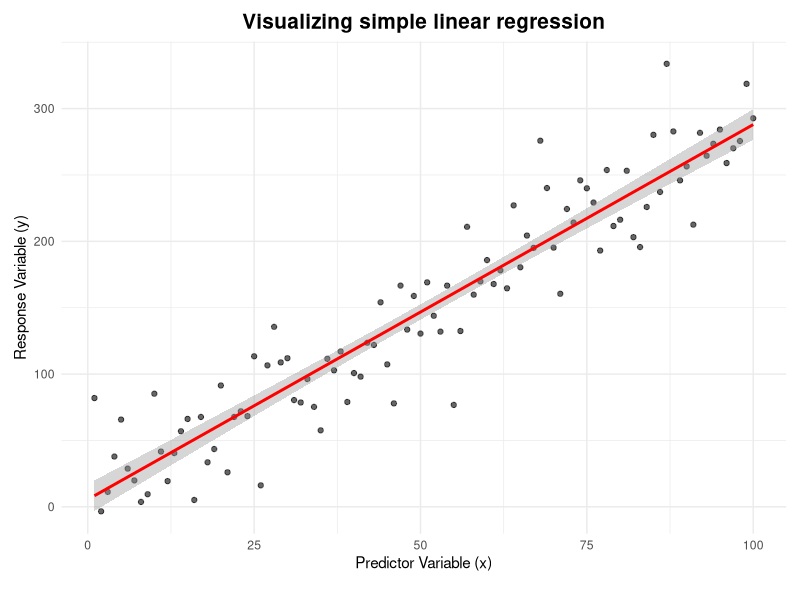
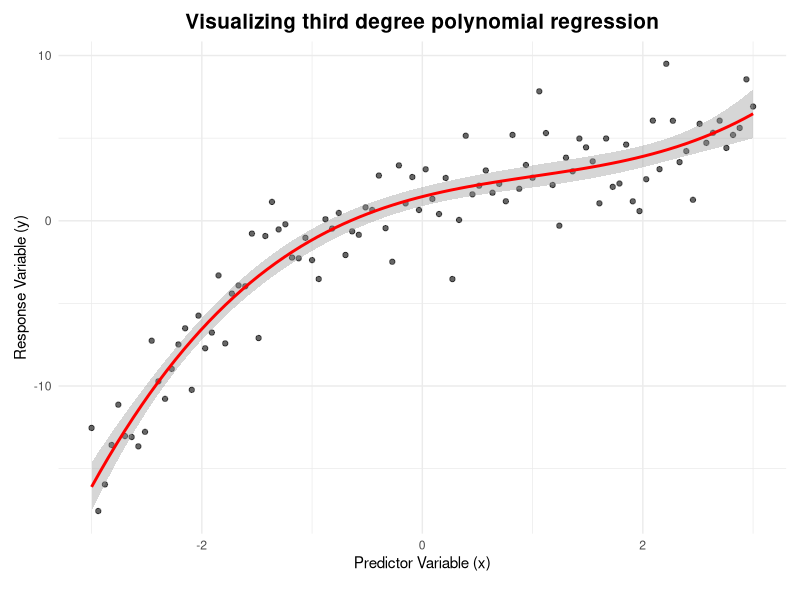
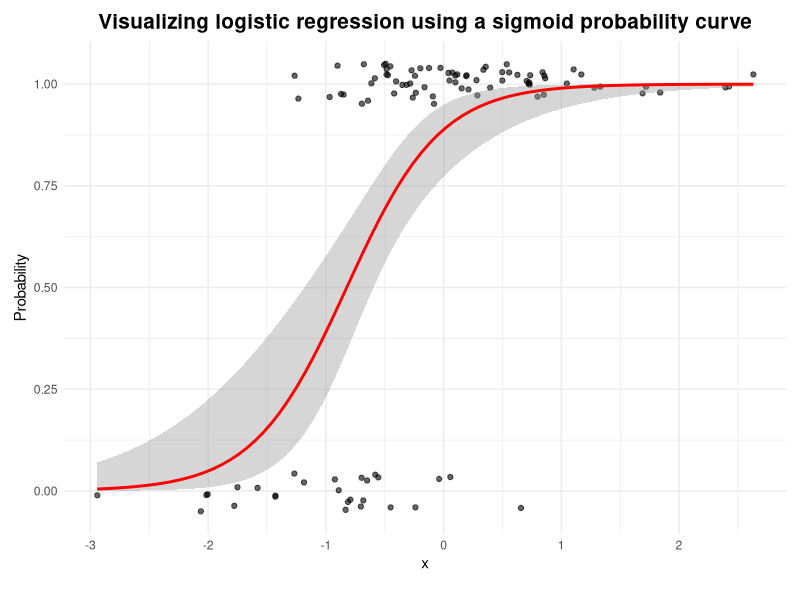
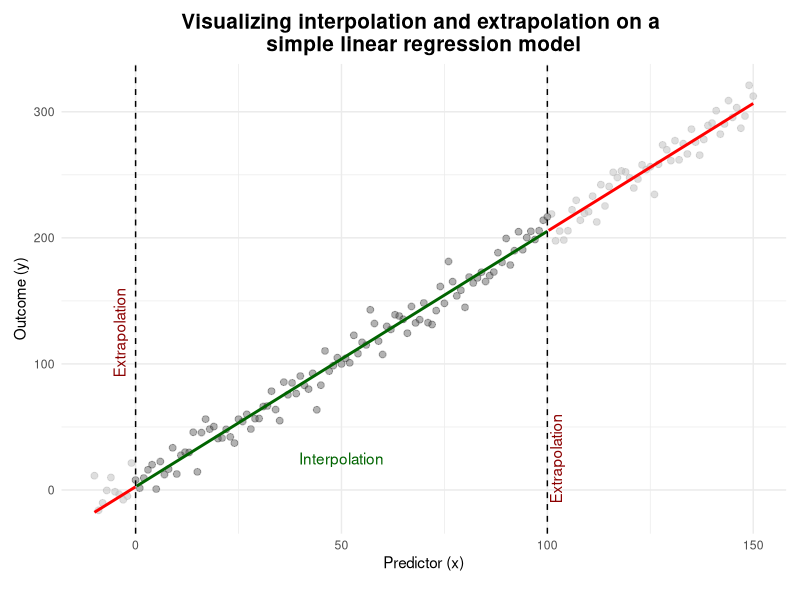
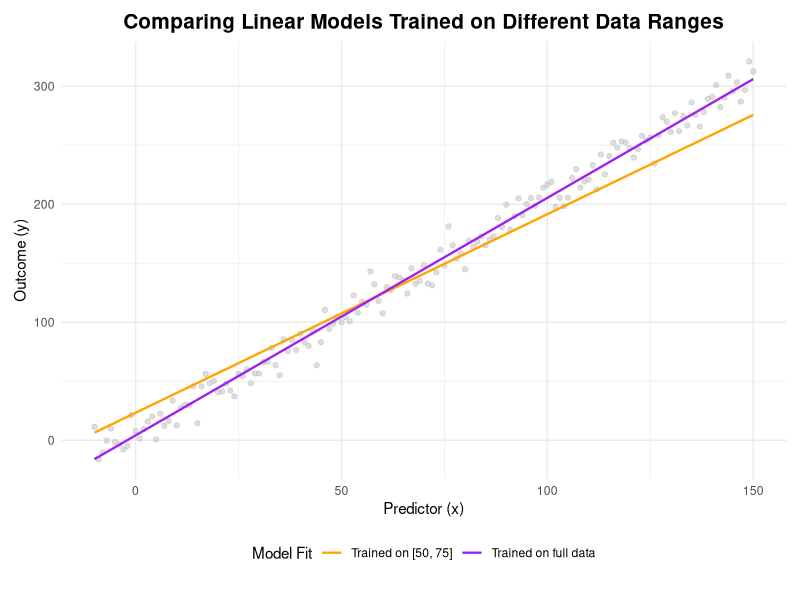
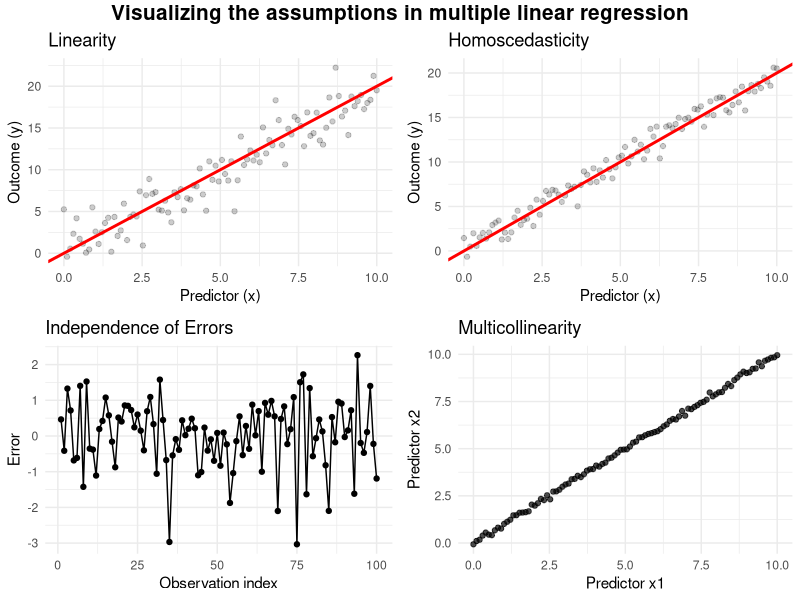

Recreate these plots in R, in order.
## ---- chunk 1
library(ggplot2)
library(grid)
library(gridExtra)

reg_theme <- theme_minimal() +
  theme(
    plot.title = element_text(face='bold', size=15, hjust=0.5),
    plot.margin = margin(10, 10, 20, 10),
    legend.position = "bottom"
  )

set.seed(402)
x <- 1:100
noise <- rnorm(100, mean = 0, sd = 30)
y <- 3 * x + noise
df_linear <- data.frame(x = x, y = y)

ggplot(df_linear, aes(x, y)) +
  geom_point(alpha = 0.6) +
  geom_smooth(method = "lm", se = TRUE, color = "red", formula = y ~ x, fullrange = TRUE) +
  labs(
    title = "Visualizing simple linear regression",
    x = "Predictor Variable (x)",
    y = "Response Variable (y)"
  ) + reg_theme
  
## ---- chunk 2
set.seed(402)
x <- seq(-3, 3, length.out = 100)
y <- 2 + 1.5 * x - 0.8 * x^2 + 0.3 * x^3 + rnorm(100, sd = 2)
df_poly <- data.frame(x = x, y = y)

ggplot(df_poly, aes(x, y)) +
  geom_point(alpha = 0.6) +
  geom_smooth(method = "lm", se = TRUE, formula = y ~ poly(x, 3), color = "red") +
  labs(title = "Visualizing third degree polynomial regression", x = "Predictor Variable (x)", y = "Response Variable (y)") +
  reg_theme
## ---- chunk 3
set.seed(402)
x <- rnorm(100)
prob <- 1 / (1 + exp(-(2 + 3 * x)))
y <- rbinom(100, 1, prob)
df_logistic <- data.frame(x = x, y = y)

ggplot(df_logistic, aes(x, y)) +
  geom_point(alpha = 0.6, position = position_jitter(height = 0.05)) +
  stat_smooth(method = "glm", formula = y ~ x, se = TRUE, 
              method.args = list(family = "binomial"), color = "red") +
  labs(title = "Visualizing logistic regression using a sigmoid probability curve", x = "x", y = "Probability") +
  reg_theme
## ---- chunk 4
image = "https://imgs.xkcd.com/comics/extrapolating.png"
cat(paste0('<img src="', image,  '"><br>')) 
## ---- chunk 5
set.seed(402)
x_full <- -10:150
y_full <- 5 + 2 * x_full + rnorm(length(x_full), sd = 10)
df_full <- data.frame(x = x_full, y = y_full)

df_train <- subset(df_full, x >= 0 & x <= 100)

model_train <- lm(y ~ x, data = df_train)

df_extended <- data.frame(x = seq(-10, 150, length.out = 500))
df_extended$y <- predict(model_train, newdata = df_extended)

df_left <- subset(df_extended, x <= 0)
df_center <- subset(df_extended, x >= 0 & x <= 100)
df_right <- subset(df_extended, x >= 100)

ggplot(df_full, aes(x, y)) +
  geom_point(color = "gray", size = 2, alpha = 0.5) +
  geom_point(data = df_train, aes(x, y), color = "black", size = 2, alpha = 0.2) +
  geom_line(data = df_left, aes(x, y), color = "red", linewidth = 1) +
  geom_line(data = df_center, aes(x, y), color = "darkgreen", linewidth = 1) +
  geom_line(data = df_right, aes(x, y), color = "red", linewidth = 1) +
  geom_vline(xintercept = c(0, 100), linetype = "dashed", color = "black") +
  annotate("text", x = -1, y = 125, label = "Extrapolation", angle = 90, vjust = -0.5, color = "darkred") +
  annotate("text", x = 105, y = 25, label = "Extrapolation", angle = 90, vjust = -0.5, color = "darkred") +
  annotate("text", x = 50, y = 25, label = "Interpolation", color = "darkgreen") +
  labs(
    x = "Predictor (x)",
    y = "Outcome (y)",
    title = "Visualizing interpolation and extrapolation on a \nsimple linear regression model"
  ) +
  reg_theme
## ---- chunk 6
df_train_partial <- subset(df_full, x >= 50 & x <= 75)
model_partial <- lm(y ~ x, data = df_train_partial)

model_full <- lm(y ~ x, data = df_full)

df_preds <- data.frame(x = seq(-10, 150, length.out = 500))
df_preds$y_partial <- predict(model_partial, newdata = df_preds)
df_preds$y_full <- predict(model_full, newdata = df_preds)

df_preds <- rbind(
  data.frame(x = df_preds$x, y = df_preds$y_partial, model = "Trained on [50, 75]"),
  data.frame(x = df_preds$x, y = df_preds$y_full, model = "Trained on full data")
)

ggplot(df_full, aes(x, y)) +
  geom_point(color = "gray", alpha = 0.5) +
  geom_line(data = df_preds, aes(x = x, y = y, color = model), linewidth=0.8) +
  scale_color_manual(values = c("Trained on [50, 75]" = "orange", "Trained on full data" = "purple")) +
  labs(
    x = "Predictor (x)",
    y = "Outcome (y)",
    title = "Comparing Linear Models Trained on Different Data Ranges",
    color = "Model Fit",
  ) +
  reg_theme

## ---- chunk 7
set.seed(402)
x1 <- seq(0, 10, length.out = 100)
y_linear <- 2 * x1 + rnorm(100, mean = 0, sd = 2)
df1 <- data.frame(x = x1, y = y_linear)

p1 <- ggplot(df1, aes(x = x, y = y)) +
  geom_point(alpha = 0.2) +
  geom_abline(slope = 2, intercept = 0, color = "red", linewidth = 1) +
  labs(title = "Linearity", x = "Predictor (x)", y = "Outcome (y)") +
  theme_minimal()

x2 <- seq(0, 10, length.out = 100)
y_homoscedastic <- 2 * x2 + rnorm(100, mean = 0, sd = 1)
df2 <- data.frame(x = x2, y = y_homoscedastic)

p2 <- ggplot(df2, aes(x = x, y = y)) +
  geom_point(alpha = 0.2) +
  geom_abline(slope = 2, intercept = 0, color = "red", linewidth = 1) +
  labs(title = "Homoscedasticity", x = "Predictor (x)", y = "Outcome (y)") +
  theme_minimal()

errors <- rnorm(100)
df3 <- data.frame(index = 1:100, error = errors)

p3 <- ggplot(df3, aes(x = index, y = error)) +
  geom_line() +
  geom_point() +
  labs(title = "Independence of Errors", x = "Observation index", y = "Error") +
  theme_minimal()

x4_1 <- seq(0, 10, length.out = 100)
x4_2 <- x4_1 + rnorm(100, mean = 0, sd = 0.1)
df4 <- data.frame(x1 = x4_1, x2 = x4_2)

p4 <- ggplot(df4, aes(x = x1, y = x2)) +
  geom_point(alpha = 0.7) +
  labs(title = "Multicollinearity", x = "Predictor x1", y = "Predictor x2") +
  theme_minimal()

grid.arrange(p1, p2, p3, p4, ncol = 2, 
             top = textGrob("Visualizing the assumptions in multiple linear regression",gp=gpar(fontsize=15,font=2)))
